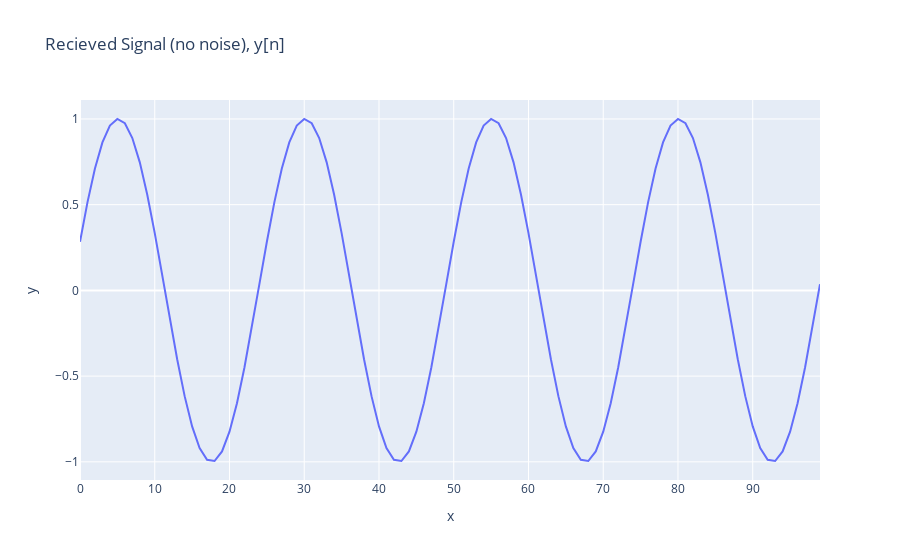

The notebook cell this image was saved under:
### Markdown cell above
Generate recieved cosing (Fig. 4 in paper)

### Code cell
fig = px.line(x=t, y=y, title="Recieved Signal (no noise), y[n]")
fig.show()

### Figure 1 — Plotly figure (JSON) as saved in the notebook; plotly's stock layout.template omitted (floating-point values rounded to 4 significant figures)
{"data": [{"hovertemplate": "x=%{x}<br>y=%{y}<extra></extra>", "legendgroup": "", "line": {"color": "#636efa", "dash": "solid"}, "marker": {"symbol": "circle"}, "mode": "lines", "name": "", "orientation": "v", "showlegend": false, "type": "scatter", "x": [0, 1, 2, 3, 4, 5, 6, 7, 8, 9, 10, 11, 12, 13, 14, 15, 16, 17, 18, 19, 20, 21, 22, 23, 24, 25, 26, 27, 28, 29, 30, 31, 32, 33, 34, 35, 36, 37, 38, 39, 40, 41, 42, 43, 44, 45, 46, 47, 48, 49, 50, 51, 52, 53, 54, 55, 56, 57, 58, 59, 60, 61, 62, 63, 64, 65, 66, 67, 68, 69, 70, 71, 72, 73, 74, 75, 76, 77, 78, 79, 80, 81, 82, 83, 84, 85, 86, 87, 88, 89, 90, 91, 92, 93, 94, 95, 96, 97, 98, 99], "xaxis": "x", "y": [0.2837, 0.5132, 0.7105, 0.8632, 0.9616, 0.9996, 0.9748, 0.8888, 0.7469, 0.5581, 0.3342, 0.08926, -0.1612, -0.4016, -0.6167, -0.7931, -0.9197, -0.9884, -0.9951, -0.9392, -0.8243, -0.6577, -0.4496, -0.2134, 0.03628, 0.2837, 0.5132, 0.7105, 0.8632, 0.9616, 0.9996, 0.9748, 0.8888, 0.7469, 0.5581, 0.3342, 0.08926, -0.1612, -0.4016, -0.6167, -0.7931, -0.9197, -0.9884, -0.9951, -0.9392, -0.8243, -0.6577, -0.4496, -0.2134, 0.03628, 0.2837, 0.5132, 0.7105, 0.8632, 0.9616, 0.9996, 0.9748, 0.8888, 0.7469, 0.5581, 0.3342, 0.08926, -0.1612, -0.4016, -0.6167, -0.7931, -0.9197, -0.9884, -0.9951, -0.9392, -0.8243, -0.6577, -0.4496, -0.2134, 0.03628, 0.2837, 0.5132, 0.7105, 0.8632, 0.9616, 0.9996, 0.9748, 0.8888, 0.7469, 0.5581, 0.3342, 0.08926, -0.1612, -0.4016, -0.6167, -0.7931, -0.9197, -0.9884, -0.9951, -0.9392, -0.8243, -0.6577, -0.4496, -0.2134, 0.03628], "yaxis": "y"}], "layout": {"autosize": true, "legend": {"tracegroupgap": 0}, "title": {"text": "Recieved Signal (no noise), y[n]"}, "xaxis": {"anchor": "y", "autorange": true, "domain": [0, 1], "range": [0, 99], "title": {"text": "x"}, "type": "linear"}, "yaxis": {"anchor": "x", "autorange": true, "domain": [0, 1], "range": [-1.106, 1.11], "title": {"text": "y"}, "type": "linear"}}}
